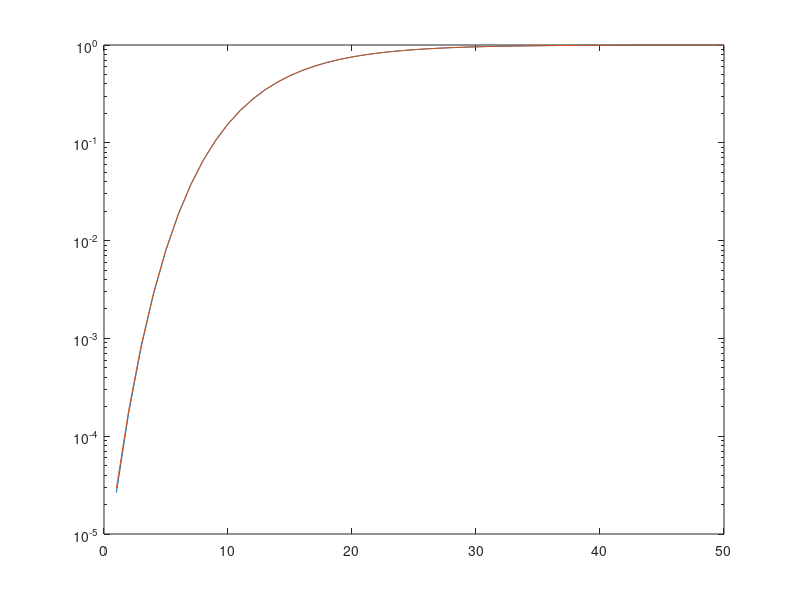

Write MATLAB code to recreate this figure.
%% Show the number of iterations for CG based on the condition number change
% This experiment helps empirically justify that if we change
% the condition number by $\sigma$, then we get $\sqrt{\sigma}$ more
% iterations. And this holds when the condition number $\kappa$ is large
% and $\sigma$ is small.
kappas = logspace(2,10);
tol = 1e-8;
iters = log(tol)./(log((sqrt(kappas)-1)./(sqrt(kappas)+1)));
loglog(kappas,iters)
hold all;
sigma = 1.5;
iters2 = log(tol)./(log((sqrt(sigma*kappas)-1)./(sqrt(sigma*kappas)+1)));
loglog(kappas,iters2)
hold off;
%%
plot((iters2./iters).^2)

%%
l = 100;
clf;
semilogy(((sqrt(kappas)-1)./(sqrt(kappas))).^l)
hold all;
semilogy(((sqrt(sigma*kappas)-1)./(sqrt(sigma*kappas))).^(sqrt(sigma)*l))
hold off;

%%
[log((sqrt(kappas)-1)./(sqrt(kappas)+1))' sqrt(sigma)*log((sqrt(sigma*kappas)-1)./(sqrt(sigma*kappas)+1))']

%%
[log((sqrt(kappas)-1)./(sqrt(kappas)+1))' -2./(sqrt(kappas'))]